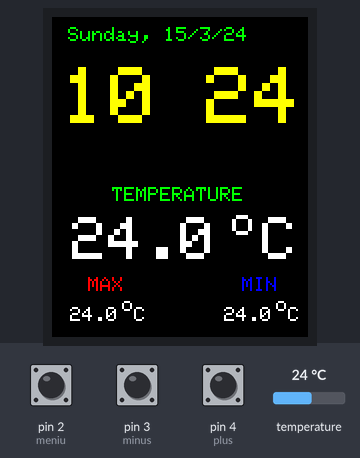
The sketch below on a simulated Arduino Uno, built with avr-gcc and run on an emulated ATmega328P. On the bench: 128×160 colour display. Wiring (inferred from the names in the program): DS3231 clock at I2C address 0x68. Inputs (shaded band) come from the test bench; at power-on: pin 2 (meniu) HIGH, pin 3 (minus) HIGH, pin 4 (plus) HIGH, temperature 24 °C. The local clock reads 2024-03-15 10:24:30 at power-on unless the sketch sets it; what the sketch prints to the serial monitor is not drawn.

Above: at 1.3 s.
1.4 s: pin 2 (meniu) pulled LOW for 3.2 s
At 3.1 s:
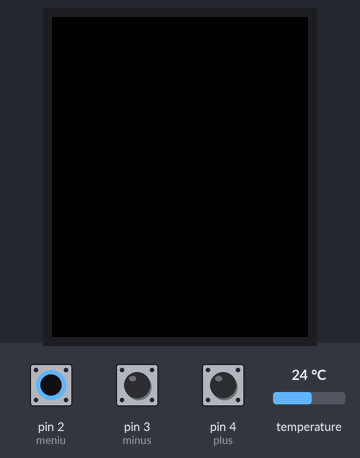
6.1 s: pin 3 (minus) pulled LOW for 1.2 s
At 6.44 s:
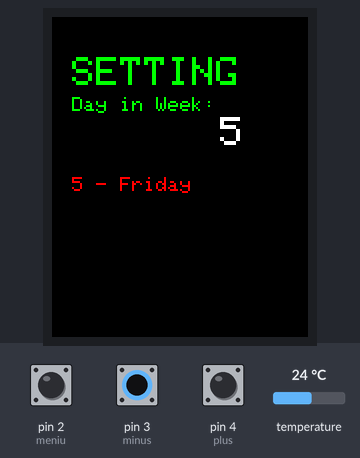
8.8 s: pin 2 (meniu) pulled LOW for 1.2 s
11.6 s: pin 2 (meniu) pulled LOW for 1.2 s
At 13.3 s:
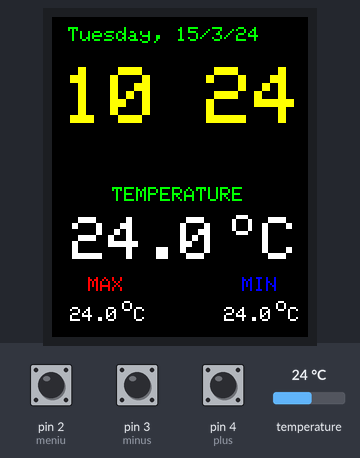
14.3 s: pin 2 (meniu) pulled LOW for 1.2 s
At 16.3 s:
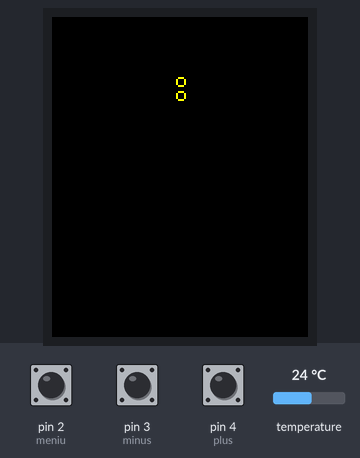
18.1 s: pin 2 (meniu) pulled LOW for 3.2 s
At 19.8 s:
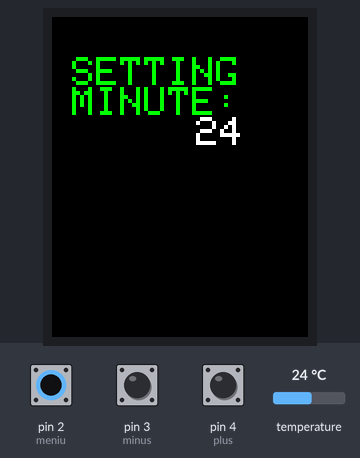

Measured:
- after the input at 1.4 s, the display: first differs from a run without the input after 1.3 s (image 1)
- after the input at 14.3 s, the display: first differs from a run without the input after 1.1 s (image 4 shows a later state)
- after the input at 18.1 s, the display: first changes after 0.54 s (image 5 shows a later state)
- what the display in image 1 shows lasts 0.5 s, from 2.7 s to 3.2 s
- what the display in image 5 shows lasts 0.5 s, from 19.4 s to 19.9 s

The sketch:

educ8stv_rtctft160_manualadjust.ino
```cpp
// original sketch from http://educ8s.tv/arduino-real-time-clock/
// Nicu FLORICA (niq_ro) from http://www.arduinotehniq.com
// made some chenages for animate display with blinking signs
// eliminate library for clock, use just subroutines
// use 3 buttons for manual adjust the data & clock

#include <Adafruit_ST7735.h>
#include <Adafruit_GFX.h>
#include <Wire.h>
#include <SPI.h>

#define TFT_CS     9
#define TFT_RST    7
#define TFT_DC     8
Adafruit_ST7735 tft = Adafruit_ST7735(TFT_CS,  TFT_DC, TFT_RST);

// Option 2: use any pins but a little slower!
#define TFT_SCLK 13   // set these to be whatever pins you like!
#define TFT_MOSI 11   // set these to be whatever pins you like!

float maxTemperature=0;
float minTemperature=200;
char charMinTemperature[10];
char charMaxTemperature[10];
char timeChar[100];
char dateChar[50];
char temperatureChar[10];

float temperature = 0;
float previousTemperature = 0;

String dateString;
int minuteNow=0;
int minutePrevious=0;


#define DS3231_I2C_ADDRESS 104
byte tMSB, tLSB;
float temp3231;
float temperatura, temperatura0;
byte hh, mm, ss;
byte yy, ll, dd, zz;

#define meniu 2
#define minus 3
#define plus 4
int nivel = 0;   // if is 0 - clock
                 // if is 1 - hour adjust
                 // if is 2 - minute adjust

int hh1, mm1, zz1, dd1, ll1, yy1;
int maxday;
boolean initial = 1;
char chartemp[3];
//char chartemp2[3];
//char chartemp3[2];
String ziinsapt;

void setup ()
{
    tft.initR(INITR_BLACKTAB);
    tft.fillScreen(ST7735_BLACK);
    Serial.begin(9600);
    Wire.begin();
pinMode(meniu, INPUT);
pinMode(plus, INPUT);
pinMode(minus, INPUT);
digitalWrite(meniu, HIGH);  // put inputs in high state (when push is to ground -> low state)
digitalWrite(plus, HIGH);
digitalWrite(minus, HIGH);
    printText("TEMPERATURE", ST7735_GREEN,30,85,1);  // Temperature Static Text
    printText("MAX", ST7735_RED,18,130,1);
    printText("MIN", ST7735_BLUE,95,130,1);

// setDS3231time(byte second, byte minute, byte hour, byte dayOfWeek, byte dayOfMonth, byte month, byte year);
//setDS3231time(0, 45, 13, 0, 25, 11, 2016;
}


void loop ()
{

if (nivel == 0)
{
if (digitalRead(meniu) == LOW)
  {
  nivel = nivel+1;
  hh1=hh;
  mm1=mm;
  zz1=zz;
  yy1=yy;
  ll1=ll;
  dd1=dd;
  delay(500);
  tft.fillScreen(ST7735_BLACK);
  tft.fillRect(0,0,128,160,ST7735_BLACK);
  }

  float temperature = get3231Temp();
  readDS3231time(&ss, &mm, &hh, &zz, &dd, &ll,&yy);

  minuteNow = mm;
  if(minuteNow!=minutePrevious || initial)
  {
    initial = 0;
    dateString = getDayOfWeek(zz)+", ";
    dateString = dateString+String(dd)+"/"+String(ll);
    dateString= dateString+"/"+ String(yy);
    minutePrevious = minuteNow;
    String hours = "";
    if(hh<10)
    {
         hours = hours+" "+String(hh);
    }else
    hours = hours+ String(hh);
    if(mm<10)
    {
        hours = hours+" 0"+String(mm);
    }else
    {
        hours = hours+" "+String(mm);
    }

    hours.toCharArray(timeChar,100);
    tft.fillRect(0,0,160,65,ST7735_BLACK);
  //  printText(timeChar, ST7735_WHITE,20,25,3);
    printText(timeChar, ST7735_YELLOW,5,25,4);
    dateString.toCharArray(dateChar,50);
    printText(dateChar, ST7735_GREEN,8,5,1);
  }

  if(temperature != previousTemperature)
  {
    previousTemperature = temperature;
    String temperatureString = String(temperature,1);
    temperatureString.toCharArray(temperatureChar,10);
    tft.fillRect(0,98,128,27,ST7735_BLACK);
    printText(temperatureChar, ST7735_WHITE,10,100,3);
    printText("o", ST7735_WHITE,90,95,2);
    printText("C", ST7735_WHITE,105,100,3);

    if(temperature>maxTemperature)
    {
      maxTemperature = temperature;
    }
      dtostrf(maxTemperature,5, 1, charMaxTemperature);
      tft.fillRect(3,142,33,20,ST7735_BLACK);
      printText(charMaxTemperature, ST7735_WHITE,3,145,1);
      printText("o", ST7735_WHITE,35,140,1);
      printText("C", ST7735_WHITE,41,145,1);
    //}
    if(temperature<minTemperature)
    {
      minTemperature = temperature;
    }
      dtostrf(minTemperature,5, 1, charMinTemperature);
      tft.fillRect(75,140,36,18,ST7735_BLACK);
      printText(charMinTemperature, ST7735_WHITE,80,145,1);
      printText("o", ST7735_WHITE,112,140,1);
      printText("C", ST7735_WHITE,118,145,1);
    //}
  }

delay(500);
//     printText("o", ST7735_WHITE,62,28,1);
//     printText("o", ST7735_WHITE,62,35,1);
     printText("o", ST7735_YELLOW,62,28,1);
     printText("o", ST7735_YELLOW,62,35,1);

delay(500);
     printText("o", ST7735_BLACK,62,28,1);
     printText("o", ST7735_BLACK,62,35,1);
} // end usual case (clock)


if (nivel == 1)   // change hours
{
if (digitalRead(meniu) == LOW)
  {
  nivel = nivel+1;
   delay(500);
  tft.fillScreen(ST7735_BLACK);
  tft.fillRect(0,0,128,160,ST7735_BLACK);
  }

printText("SETTING", ST7735_GREEN,10,20,2);  // Temperature Static Text
printText("HOUR:", ST7735_GREEN,10,36,2);  // Temperature Static Text
dtostrf(hh1,3, 0, chartemp);
      tft.fillRect(50,50,70,18,ST7735_BLACK);
      delay(50);
      printText(chartemp, ST7735_WHITE,60,50,2);
      delay(50);

if (digitalRead(plus) == LOW)
    {
    hh1 = hh1+1;
    delay(150);
    }
if (digitalRead(minus) == LOW)
    {
    hh1 = hh1-1;
    delay(150);
    }
if (hh1 > 23) hh1 = 0;
if (hh1 < 0) hh1 = 23;

}  // end loop nivel = 1 (change the hours)

if (nivel == 2)   // change minutes
{
if (digitalRead(meniu) == LOW)
  {
  nivel = nivel+1;
  delay(500);
  tft.fillScreen(ST7735_BLACK);
  tft.fillRect(0,0,128,160,ST7735_BLACK);
  }

printText("SETTING", ST7735_GREEN,10,20,2);  // Temperature Static Text
tft.fillRect(10,35,70,18,ST7735_BLACK);
printText("MINUTE:", ST7735_GREEN,10,35,2);  // Temperature Static Text
Serial.println(mm1);
dtostrf(mm1,3, 0, chartemp);
      tft.fillRect(50,50,70,18,ST7735_BLACK);
      delay(50);
      printText(chartemp, ST7735_WHITE,60,50,2);
      delay(50);

if (digitalRead(plus) == LOW)
    {
    mm1 = mm1+1;
    delay(150);
    }
if (digitalRead(minus) == LOW)
    {
    mm1 = mm1-1;
    delay(150);
    }
if (mm1 > 59) mm1 = 0;
if (mm1 < 0) mm1 = 59;

}  // end loop nivel = 2 (change the minutes)

if (nivel == 3)   // change day in week
{
if (digitalRead(meniu) == LOW)
  {
  nivel = nivel+1;
  delay(500);
  tft.fillScreen(ST7735_BLACK);
  tft.fillRect(0,0,128,160,ST7735_BLACK);
  }

printText("SETTING", ST7735_GREEN,10,20,2);  // Temperature Static Text
tft.fillRect(0,35,128,18,ST7735_BLACK);
printText("Day in Week:", ST7735_GREEN,10,40,1);  // Temperature Static Text
//Serial.println(mm1);
dtostrf(zz1,3, 0, chartemp);
      tft.fillRect(50,50,70,18,ST7735_BLACK);
      delay(50);
      printText(chartemp, ST7735_WHITE,60,50,2);
tft.fillRect(10,80,100,18,ST7735_BLACK);
if (zz1 == 1) printText("1 - Monday", ST7735_RED,10,80,1);  // Temperature Static Text
if (zz1 == 2) printText("2 - Tuesday", ST7735_RED,10,80,1);  // Temperature Static Text
if (zz1 == 3) printText("3 - Wednesday", ST7735_RED,10,80,1);  // Temperature Static Text
if (zz1 == 4) printText("4 - Thursday", ST7735_RED,10,80,1);  // Temperature Static Text
if (zz1 == 5) printText("5 - Friday", ST7735_RED,10,80,1);  // Temperature Static Text
if (zz1 == 6) printText("6 - Saturday", ST7735_RED,10,80,1);  // Temperature Static Text
if (zz1 == 0) printText("0 - Sunday", ST7735_RED,10,80,1);  // Temperature Static Text
    delay(50);

if (digitalRead(plus) == LOW)
    {
    zz1 = zz1+1;
    delay(150);
    }
if (digitalRead(minus) == LOW)
    {
    zz1 = zz1-1;
    delay(150);
    }
if (zz1 > 6) zz1 = 0;
if (zz1 < 0) zz1 = 6;

}  // end loop nivel = 3 (change the day of the week)

if (nivel == 4)   // change year
{
if (digitalRead(meniu) == LOW)
  {
  nivel = nivel+1;
  delay(500);
  tft.fillScreen(ST7735_BLACK);
  tft.fillRect(0,0,128,160,ST7735_BLACK);
  tft.fillRect(10,80,100,18,ST7735_BLACK);
  }

printText("SETTING", ST7735_GREEN,10,20,2);  // Temperature Static Text
tft.fillRect(10,35,70,18,ST7735_BLACK);
printText("YEAR:", ST7735_GREEN,10,35,2);  // Temperature Static Text
dtostrf(yy1,3, 0, chartemp);
      tft.fillRect(40,50,80,18,ST7735_BLACK);
      tft.fillRect(10,80,100,18,ST7735_BLACK);  // erase last explication...
      delay(50);
      printText("20", ST7735_WHITE,45,50,2);
      printText(chartemp, ST7735_WHITE,60,50,2);
      delay(50);


if (digitalRead(plus) == LOW)
    {
    yy1 = yy1+1;
    delay(150);
    }
if (digitalRead(minus) == LOW)
    {
    yy1 = yy1-1;
    delay(150);
    }
if (yy1 > 49) yy1 = 49;
if (yy1 < 16) yy1 = 16;

}  // end loop stare = 4 (change the year)


if (nivel == 5)   // change mounth
{
if (digitalRead(meniu) == LOW)
  {
  nivel = nivel+1;
  delay(500);
  tft.fillScreen(ST7735_BLACK);
   tft.fillRect(10,80,100,18,ST7735_BLACK);
  }
printText("SETTING", ST7735_GREEN,10,20,2);  // Temperature Static Text
tft.fillRect(10,35,70,18,ST7735_BLACK);
printText("MONTH:", ST7735_GREEN,10,35,2);  // Temperature Static Text
dtostrf(ll1,3, 0, chartemp);
      tft.fillRect(40,50,80,18,ST7735_BLACK);
      tft.fillRect(10,80,100,18,ST7735_BLACK);  // erase last explication...
      delay(50);
      printText(chartemp, ST7735_WHITE,60,50,2);
      delay(50);

if (digitalRead(plus) == LOW)
    {
    ll1 = ll1+1;
    delay(150);
    }
if (digitalRead(minus) == LOW)
    {
    ll1 = ll1-1;
    delay(150);
    }

if (ll1 > 12) ll1 = 1;
if (ll1 < 1) ll1 = 12;

}  // end loop stare = 5 (change the day as data)

if (nivel == 6)   // change day as data
{
if (digitalRead(meniu) == LOW)
  {
  nivel = nivel+1;
  delay(500);
  tft.fillScreen(ST7735_BLACK);
 tft.fillRect(10,80,100,18,ST7735_BLACK);
  }

printText("SETTING", ST7735_GREEN,10,20,2);  // Temperature Static Text
tft.fillRect(10,35,70,18,ST7735_BLACK);
printText("DAY:", ST7735_GREEN,10,35,2);  // Temperature Static Text
dtostrf(dd1,3, 0, chartemp);
      tft.fillRect(50,50,70,18,ST7735_BLACK);
      tft.fillRect(10,80,100,18,ST7735_BLACK);  // erase last explication...
      delay(50);
      printText(chartemp, ST7735_WHITE,60,50,2);
      delay(50);

if (digitalRead(plus) == LOW)
    {
    dd1 = dd1+1;
    delay(150);
    }
if (digitalRead(minus) == LOW)
    {
    dd1 = dd1-1;
    delay(150);
    }

 // Dawn & Dusk controller. http://andydoz.blogspot.ro/2014_08_01_archive.html
 if (ll == 4 || ll == 5 || ll == 9 || ll == 11) { //30 days hath September, April June and November
    maxday = 30;
  }
  else {
  maxday = 31; //... all the others have 31
  }
  if (ll ==2 && yy % 4 ==0) { //... Except February alone, and that has 28 days clear, and 29 in a leap year.
    maxday = 29;
  }
  if (ll ==2 && ll % 4 !=0) {
    maxday = 28;
  }

if (dd1 > maxday) dd1 = 1;
if (dd1 < 1) dd1 = maxday;

}  // end loop nivel = 6 (change the day as data)


 if (nivel >=7)  // readfy to return to main loop
 {
  setDS3231time(0, mm1, hh1, zz1, dd1, ll1, yy1);
  nivel = 0;
// omm = 99;
 previousTemperature= 0.0;
 initial = 1;
    printText("TEMPERATURE", ST7735_GREEN,30,85,1);  // Temperature Static Text
    printText("MAX", ST7735_RED,18,130,1);
    printText("MIN", ST7735_BLUE,95,130,1);
 }
}  // end main loop


void printText(char *text, uint16_t color, int x, int y,int textSize)
{
  tft.setCursor(x, y);
  tft.setTextColor(color);
  tft.setTextSize(textSize);
  tft.setTextWrap(true);
  tft.print(text);
}

String getDayOfWeek(int i)
{
  switch(i)
  {
    case 0: return "Monday";break;
    case 1: return "Tuesday";break;
    case 2: return "Wednesday";break;
    case 3: return "Thursday";break;
    case 4: return "Friday";break;
    case 5: return "Saturday";break;
    case 6: return "Sunday";break;
    default: return "Monday";break;
  }
}

float get3231Temp() // from http://www.goodliffe.org.uk/arduino/rtc_ds3231.php
{
  //temp registers (11h-12h) get updated automatically every 64s
  Wire.beginTransmission(DS3231_I2C_ADDRESS);
  Wire.write(0x11);
  Wire.endTransmission();
  Wire.requestFrom(DS3231_I2C_ADDRESS, 2);

  if(Wire.available()) {
    tMSB = Wire.read(); //2's complement int portion
    tLSB = Wire.read(); //fraction portion

    temp3231 = (tMSB & B01111111); //do 2's math on Tmsb
    temp3231 += ( (tLSB >> 6) * 0.25 ); //only care about bits 7 & 8
  }
  else {
    //oh noes, no data!
  }

  return temp3231;
}

// http://forum.arduino.cc/index.php?topic=398891.0
void setDS3231time(byte second, byte minute, byte hour, byte dayOfWeek, byte
                   dayOfMonth, byte month, byte year)
{
    // sets time and date data to DS3231
    Wire.beginTransmission(DS3231_I2C_ADDRESS);
    Wire.write(0); // set next input to start at the seconds register
    Wire.write(decToBcd(second)); // set seconds
    Wire.write(decToBcd(minute)); // set minutes
    Wire.write(decToBcd(hour)); // set hours
    Wire.write(decToBcd(dayOfWeek)); // set day of week (1=Sunday, 7=Saturday)
    Wire.write(decToBcd(dayOfMonth)); // set date (1 to 31)
    Wire.write(decToBcd(month)); // set month
    Wire.write(decToBcd(year)); // set year (0 to 99)
    Wire.endTransmission();
}

// Convert binary coded decimal to normal decimal numbers
byte bcdToDec(byte val)
{
    return ( (val / 16 * 10) + (val % 16) );
}

// Convert normal decimal numbers to binary coded decimal
byte decToBcd(byte val)
{
    return ( (val / 10 * 16) + (val % 10) );
}

void readDS3231time(byte *second,
                    byte *minute,
                    byte *hour,
                    byte *dayOfWeek,
                    byte *dayOfMonth,
                    byte *month,
                    byte *year)
{
    Wire.beginTransmission(DS3231_I2C_ADDRESS);
    Wire.write(0); // set DS3231 register pointer to 00h
    Wire.endTransmission();
    Wire.requestFrom(DS3231_I2C_ADDRESS, 7);
    // request seven bytes of data from DS3231 starting from register 00h
    *second = bcdToDec(Wire.read() & 0x7f);
    *minute = bcdToDec(Wire.read());
    *hour = bcdToDec(Wire.read() & 0x3f);
    *dayOfWeek = bcdToDec(Wire.read());
    *dayOfMonth = bcdToDec(Wire.read());
    *month = bcdToDec(Wire.read());
    *year = bcdToDec(Wire.read());
}
```
